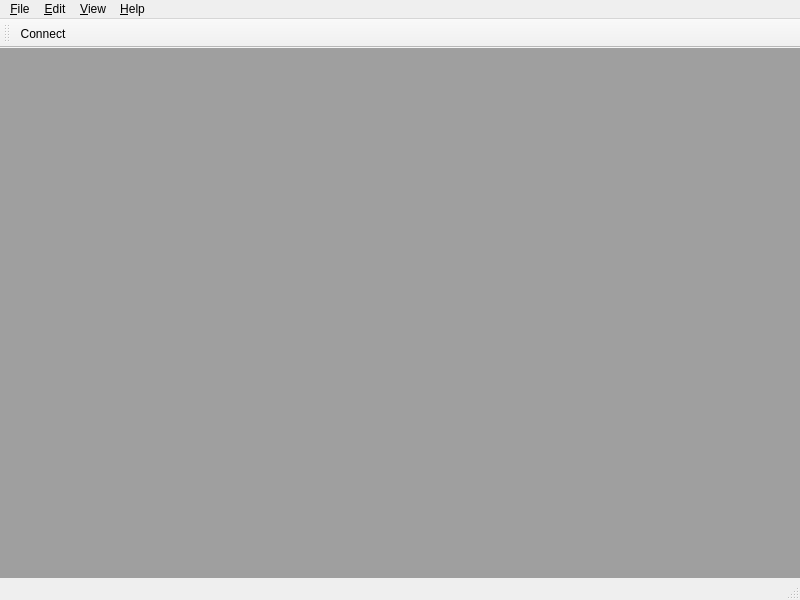
<?xml version="1.0" encoding="UTF-8"?>
<ui version="4.0">
 <class>MainWindow</class>
 <widget class="QMainWindow" name="MainWindow">
  <property name="geometry">
   <rect>
    <x>0</x>
    <y>0</y>
    <width>800</width>
    <height>600</height>
   </rect>
  </property>
  <property name="windowTitle">
   <string>OxiTop Viewer</string>
  </property>
  <widget class="QWidget" name="centralwidget">
   <layout class="QVBoxLayout" name="verticalLayout">
    <property name="spacing">
     <number>0</number>
    </property>
    <property name="margin">
     <number>0</number>
    </property>
    <item>
     <widget class="QMdiArea" name="mdi_area">
      <property name="viewMode">
       <enum>QMdiArea::TabbedView</enum>
      </property>
      <property name="tabsClosable">
       <bool>true</bool>
      </property>
      <property name="tabsMovable">
       <bool>true</bool>
      </property>
     </widget>
    </item>
   </layout>
  </widget>
  <widget class="QMenuBar" name="menu_bar">
   <property name="geometry">
    <rect>
     <x>0</x>
     <y>0</y>
     <width>800</width>
     <height>25</height>
    </rect>
   </property>
   <widget class="QMenu" name="file_menu">
    <property name="title">
     <string>&amp;File</string>
    </property>
    <addaction name="connect_action"/>
    <addaction name="actionC_lose"/>
    <addaction name="separator"/>
    <addaction name="export_action"/>
    <addaction name="separator"/>
    <addaction name="quit_action"/>
   </widget>
   <widget class="QMenu" name="menu_Edit">
    <property name="title">
     <string>&amp;Edit</string>
    </property>
    <addaction name="copy_action"/>
    <addaction name="separator"/>
    <addaction name="select_all_action"/>
   </widget>
   <widget class="QMenu" name="menu_View">
    <property name="title">
     <string>&amp;View</string>
    </property>
    <addaction name="refresh_action"/>
    <addaction name="separator"/>
    <addaction name="status_bar_action"/>
   </widget>
   <widget class="QMenu" name="menu_Help">
    <property name="title">
     <string>&amp;Help</string>
    </property>
    <addaction name="about_action"/>
    <addaction name="about_qt_action"/>
   </widget>
   <addaction name="file_menu"/>
   <addaction name="menu_Edit"/>
   <addaction name="menu_View"/>
   <addaction name="menu_Help"/>
  </widget>
  <widget class="QStatusBar" name="status_bar"/>
  <widget class="QToolBar" name="tool_bar">
   <property name="windowTitle">
    <string>toolBar</string>
   </property>
   <attribute name="toolBarArea">
    <enum>TopToolBarArea</enum>
   </attribute>
   <attribute name="toolBarBreak">
    <bool>false</bool>
   </attribute>
   <addaction name="connect_action"/>
  </widget>
  <action name="connect_action">
   <property name="text">
    <string>C&amp;onnect...</string>
   </property>
   <property name="shortcut">
    <string>Ctrl+O</string>
   </property>
  </action>
  <action name="export_action">
   <property name="text">
    <string>&amp;Export...</string>
   </property>
  </action>
  <action name="quit_action">
   <property name="text">
    <string>&amp;Quit</string>
   </property>
   <property name="shortcut">
    <string>Ctrl+Q</string>
   </property>
   <property name="menuRole">
    <enum>QAction::QuitRole</enum>
   </property>
  </action>
  <action name="copy_action">
   <property name="text">
    <string>&amp;Copy</string>
   </property>
   <property name="shortcut">
    <string>Ctrl+C</string>
   </property>
  </action>
  <action name="action_3">
   <property name="text">
    <string>-</string>
   </property>
  </action>
  <action name="select_all_action">
   <property name="text">
    <string>Select &amp;All</string>
   </property>
   <property name="shortcut">
    <string>Ctrl+A</string>
   </property>
  </action>
  <action name="refresh_action">
   <property name="text">
    <string>&amp;Refresh</string>
   </property>
   <property name="shortcut">
    <string>F5</string>
   </property>
  </action>
  <action name="about_action">
   <property name="text">
    <string>&amp;About oxitopview</string>
   </property>
   <property name="menuRole">
    <enum>QAction::AboutRole</enum>
   </property>
  </action>
  <action name="about_qt_action">
   <property name="text">
    <string>About &amp;QT</string>
   </property>
   <property name="menuRole">
    <enum>QAction::AboutQtRole</enum>
   </property>
  </action>
  <action name="status_bar_action">
   <property name="checkable">
    <bool>true</bool>
   </property>
   <property name="checked">
    <bool>true</bool>
   </property>
   <property name="text">
    <string>Status &amp;Bar</string>
   </property>
  </action>
  <action name="actionC_lose">
   <property name="text">
    <string>&amp;Close</string>
   </property>
   <property name="shortcut">
    <string>Ctrl+W</string>
   </property>
   <property name="shortcutContext">
    <enum>Qt::WidgetShortcut</enum>
   </property>
  </action>
 </widget>
 <resources/>
 <connections>
  <connection>
   <sender>quit_action</sender>
   <signal>triggered()</signal>
   <receiver>MainWindow</receiver>
   <slot>close()</slot>
   <hints>
    <hint type="sourcelabel">
     <x>-1</x>
     <y>-1</y>
    </hint>
    <hint type="destinationlabel">
     <x>399</x>
     <y>299</y>
    </hint>
   </hints>
  </connection>
 </connections>
</ui>
